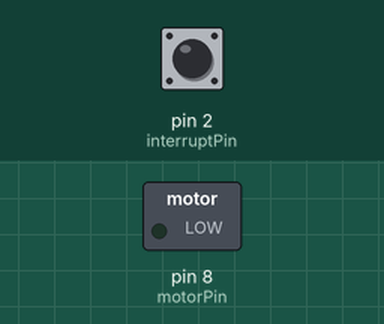
Bench run of a sketch on a simulated Arduino Uno, built with avr-gcc and run on an emulated ATmega328P. On the bench: switched loads named in the sketch (green lamp = pin HIGH). The inputs (shaded band) are chosen by the test bench; at power-on: pin 2 (interruptPin) HIGH.

Above: at 1.2 s.
1.3 s: pin 2 (interruptPin) pulled LOW for 0.15 s
At 2.4 s:
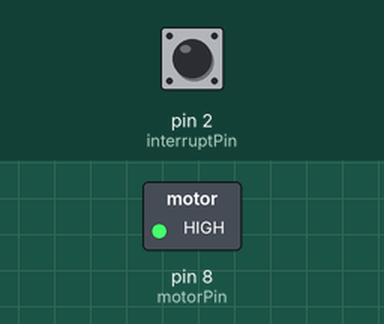
Timing chart, 0 to 4.3 s (numbered marks = the images above; inputs shaded):
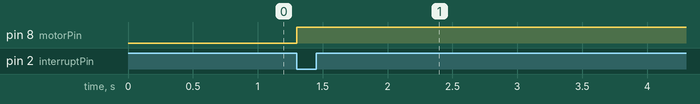

The sketch:

motor_ssr_test.ino
```cpp
const byte ledPin = 13;
const byte motorPin = 8;
const byte interruptPin = 2;
volatile byte state = LOW;
volatile byte divider = LOW; //120Hz to 60Hz

void setup() {
  pinMode(motorPin, OUTPUT);
  pinMode(interruptPin, INPUT_PULLUP);
  attachInterrupt(digitalPinToInterrupt(interruptPin), motor_speed, FALLING);
}

void loop() {
  digitalWrite(motorPin, state);
}

void motor_speed() { //50%
  divider = !divider;
  if(divider == HIGH){
    state = !state;
  }
}
```

Measured:
- after the input at 1.3 s, pin 8 (motorPin): LOW → HIGH at once
